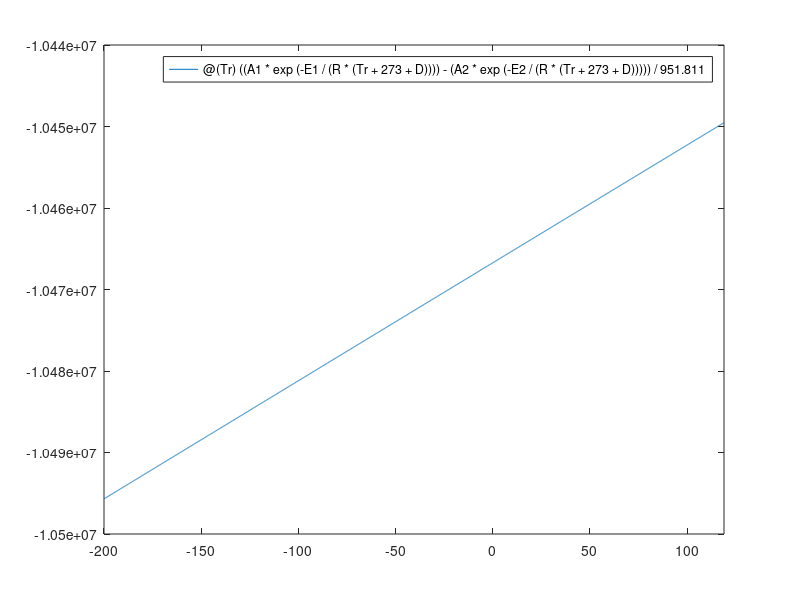

Reproduce this figure in MATLAB. (Note: this script raises an error after producing the figure.)
% A1 = 0.3e4;
% A2 = 0.7e10;
% R = 8.314;
% E1 = 5800;
% E2 = 4.9e4;
% D = 0;
% 
% mu = @(Tr) ((A1 * exp(-E1/(R * (Tr + 273 + D)))) - (A2 * exp(-E2/(R * (Tr + 273 + D)))));
% fplot(mu, [-140 80])

A1 = 7e3;
A2 = 1e10;
R = 8.314;
E1 = 5300;
E2 = 5.15e4;
D = 0;

mu = @(Tr) ((A1 * exp(-E1/(R * (Tr + 273 + D)))) - (A2 * exp(-E2/(R * (Tr + 273 + D)))))/951.811;
fplot(mu, [-200 119])
%%
syms Tr D
mu = (A1 * exp(-E1/(R * (Tr + 273 + D)))) - (A2 * exp(-E2/(R * (Tr + 273 + D))));
a = diff(mu, Tr);

vpasolve(subs(mu, Tr, 37) == 0, D, 350)